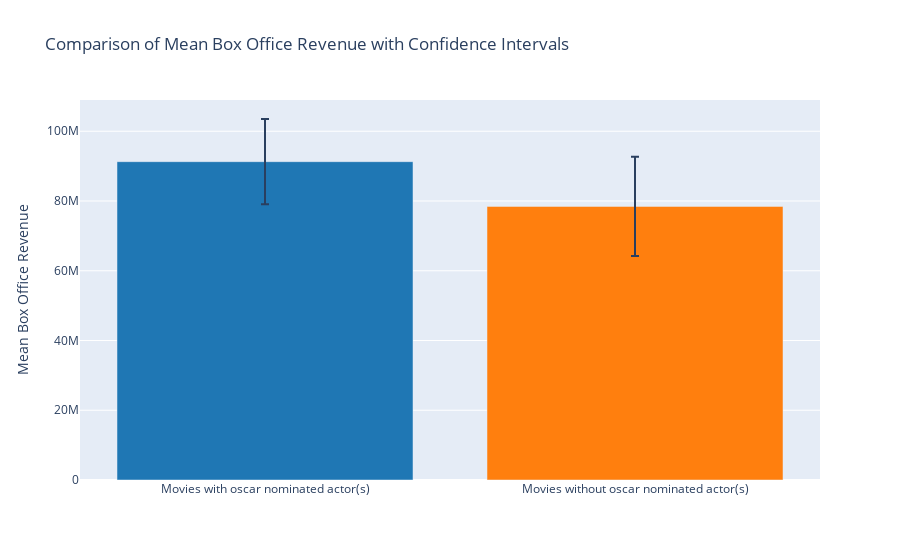

This figure's notebook cell:
### Markdown cell above
Going further and trying to plot the mean box office revenue between the two groups, we see that the confidence intervals intercept each other and we hence conclude that there is no significant difference between the groups.

### Code cell
import plotly.graph_objects as go
import numpy as np

# Computing means and confidence intervals
treated_mean = treated['Movie_box_office_revenue'].mean()
control_mean = control['Movie_box_office_revenue'].mean()

treated_ci = 1.96 * treated['Movie_box_office_revenue'].std() / np.sqrt(len(treated))
control_ci = 1.96 * control['Movie_box_office_revenue'].std() / np.sqrt(len(control))

# Create the figure
fig = go.Figure()

# Add bar plots
categories = ['Movies with oscar nominated actor(s)', 'Movies without oscar nominated actor(s)']
means = [treated_mean, control_mean]
cis = [treated_ci, control_ci]
colors = ['#1f77b4', '#ff7f0e']

for category, mean, ci, color in zip(categories, means, cis, colors):
    fig.add_trace(go.Bar(
        name=category,
        x=[category],
        y=[mean],
        error_y=dict(type='data', array=[ci], visible=True),
        marker_color=color
    ))

# Customize the layout
fig.update_layout(
    title='Comparison of Mean Box Office Revenue with Confidence Intervals',
    yaxis=dict(title='Mean Box Office Revenue'),
    showlegend=False
)

# Save the plot as an interactive HTML file
fig.write_html("./box_office_revenue_comparison_after_first_matching.html")

# Show the plot
fig.show()

### Figure 1 — Plotly figure (JSON) as saved in the notebook; plotly's stock layout.template omitted (floating-point values rounded to 4 significant figures)
{"data": [{"error_y": {"array": [12230000.0], "type": "data", "visible": true}, "marker": {"color": "#1f77b4"}, "name": "Movies with oscar nominated actor(s)", "type": "bar", "x": ["Movies with oscar nominated actor(s)"], "y": [91280000.0]}, {"error_y": {"array": [14250000.0], "type": "data", "visible": true}, "marker": {"color": "#ff7f0e"}, "name": "Movies without oscar nominated actor(s)", "type": "bar", "x": ["Movies without oscar nominated actor(s)"], "y": [78450000.0]}], "layout": {"showlegend": false, "title": {"text": "Comparison of Mean Box Office Revenue with Confidence Intervals"}, "yaxis": {"title": {"text": "Mean Box Office Revenue"}}}}
